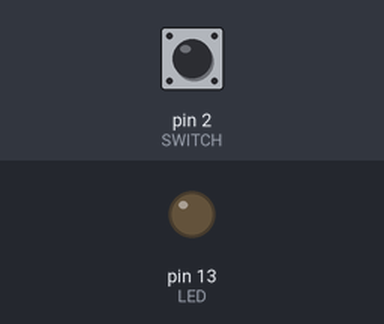
The sketch below on a simulated Arduino Uno, built with avr-gcc and run on an emulated ATmega328P. Parts: output pins drawn as LEDs (lit = HIGH). The test bench sets the inputs (shaded band); at power-on: pin 2 (SWITCH) HIGH.

Above: at 1.2 s.
1.3 s: pin 2 (SWITCH) pulled LOW for 0.15 s
At 1.37 s:
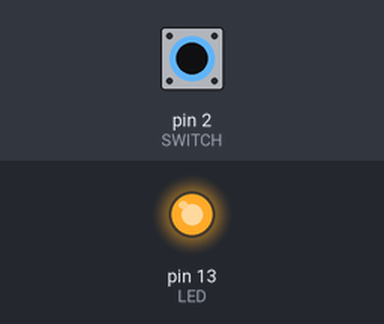
2.9 s: pin 2 (SWITCH) pulled LOW for 3.2 s
At 7.0 s:
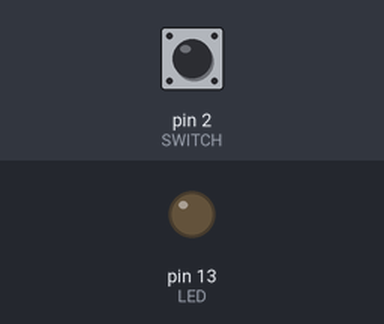
Timing chart, 0 to 8.5 s (numbered marks = the images above; inputs shaded):
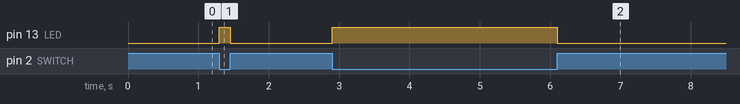

Measured:
- after the input at 1.3 s, pin 13 (LED): LOW → HIGH at once, → LOW 0.15 s later
- after the input at 2.9 s, pin 13 (LED): LOW → HIGH at once, → LOW 3.2 s later

The sketch:

02_PUSH_BUTTON.ino
```cpp
#define LED 13    //Define LED Pin
#define SWITCH 2  //Define Push button Switch Pin

void setup() {
  // put your setup code here, to run once:
  pinMode(LED, OUTPUT);                 //Set LED as an Output device
  pinMode(SWITCH, INPUT_PULLUP);        //Set Switch as an Input device with Internally Pull-Up to 5 Volts
}

void loop() {
  // put your main code here, to run repeatedly:
  if( digitalRead(SWITCH) == 0 ) { //If Switch is pressed
    digitalWrite(LED, 1);            //Turn ON the LED
  } else {                         //If Switch is not pressed
    digitalWrite(LED, 0);            //Turn OFF the LED
  }
}
```
